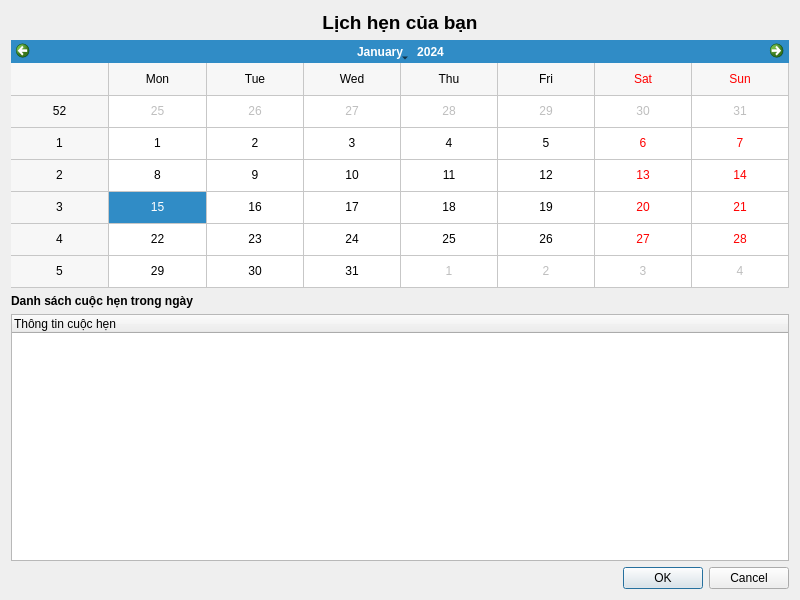
<?xml version="1.0" encoding="UTF-8"?>
<ui version="4.0">
 <class>ViewWeeklyMeetingsDialog</class>
 <widget class="QDialog" name="ViewWeeklyMeetingsDialog">
  <property name="geometry">
   <rect>
    <x>0</x>
    <y>0</y>
    <width>800</width>
    <height>600</height>
   </rect>
  </property>
  <property name="windowTitle">
   <string>Lịch hẹn</string>
  </property>
  <layout class="QVBoxLayout" name="verticalLayout">
   <item>
    <widget class="QLabel" name="titleLabel">
     <property name="text">
      <string>Lịch hẹn của bạn</string>
     </property>
     <property name="alignment">
      <set>Qt::AlignCenter</set>
     </property>
     <property name="styleSheet">
      <string>font-size: 14pt; font-weight: bold;</string>
     </property>
    </widget>
   </item>
   <item>
    <widget class="QCalendarWidget" name="calendarWidget">
     <property name="gridVisible">
      <bool>true</bool>
     </property>
    </widget>
   </item>
   <item>
    <widget class="QLabel" name="meetingsLabel">
     <property name="text">
      <string>Danh sách cuộc hẹn trong ngày</string>
     </property>
     <property name="styleSheet">
      <string>font-weight: bold;</string>
     </property>
    </widget>
   </item>
   <item>
    <widget class="QTreeWidget" name="meetingsTree">
     <column>
      <property name="text">
       <string>Thông tin cuộc hẹn</string>
      </property>
     </column>
    </widget>
   </item>
   <item>
    <widget class="QDialogButtonBox" name="buttonBox">
     <property name="orientation">
      <enum>Qt::Horizontal</enum>
     </property>
     <property name="standardButtons">
      <set>QDialogButtonBox::Cancel|QDialogButtonBox::Ok</set>
     </property>
    </widget>
   </item>
  </layout>
 </widget>
 <resources/>
 <connections>
  <connection>
   <sender>buttonBox</sender>
   <signal>accepted()</signal>
   <receiver>ViewWeeklyMeetingsDialog</receiver>
   <slot>accept()</slot>
  </connection>
  <connection>
   <sender>buttonBox</sender>
   <signal>rejected()</signal>
   <receiver>ViewWeeklyMeetingsDialog</receiver>
   <slot>reject()</slot>
  </connection>
 </connections>
</ui>
